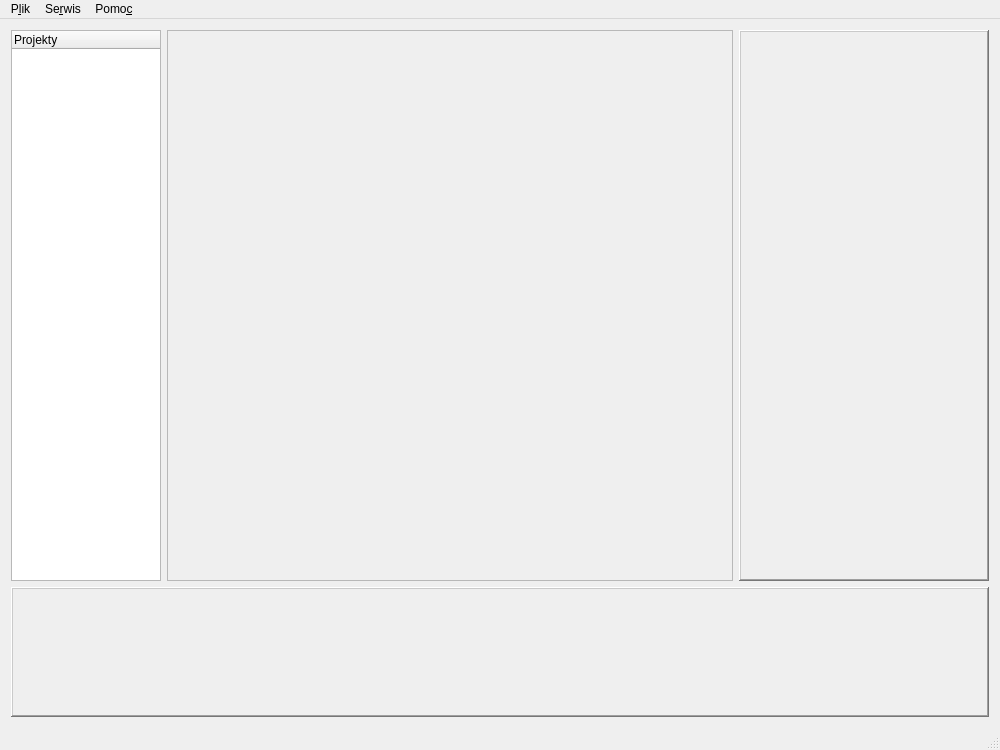
<?xml version="1.0" encoding="UTF-8"?>
<ui version="4.0">
 <class>GlowneOkno</class>
 <widget class="QMainWindow" name="GlowneOkno">
  <property name="geometry">
   <rect>
    <x>0</x>
    <y>0</y>
    <width>1000</width>
    <height>750</height>
   </rect>
  </property>
  <property name="sizePolicy">
   <sizepolicy hsizetype="Fixed" vsizetype="Fixed">
    <horstretch>0</horstretch>
    <verstretch>0</verstretch>
   </sizepolicy>
  </property>
  <property name="minimumSize">
   <size>
    <width>1000</width>
    <height>700</height>
   </size>
  </property>
  <property name="windowTitle">
   <string>GlowneOkno</string>
  </property>
  <widget class="QWidget" name="centralWidget">
   <property name="sizePolicy">
    <sizepolicy hsizetype="Fixed" vsizetype="Fixed">
     <horstretch>0</horstretch>
     <verstretch>0</verstretch>
    </sizepolicy>
   </property>
   <layout class="QGridLayout" name="gridLayout">
    <item row="0" column="0">
     <widget class="QTreeWidget" name="treeWidget">
      <property name="minimumSize">
       <size>
        <width>50</width>
        <height>0</height>
       </size>
      </property>
      <property name="maximumSize">
       <size>
        <width>150</width>
        <height>16777215</height>
       </size>
      </property>
      <column>
       <property name="text">
        <string>Projekty</string>
       </property>
      </column>
     </widget>
    </item>
    <item row="1" column="0" colspan="4">
     <widget class="QFrame" name="frWyniki">
      <property name="sizePolicy">
       <sizepolicy hsizetype="Preferred" vsizetype="Preferred">
        <horstretch>0</horstretch>
        <verstretch>0</verstretch>
       </sizepolicy>
      </property>
      <property name="minimumSize">
       <size>
        <width>900</width>
        <height>130</height>
       </size>
      </property>
      <property name="frameShape">
       <enum>QFrame::WinPanel</enum>
      </property>
      <property name="frameShadow">
       <enum>QFrame::Raised</enum>
      </property>
      <property name="lineWidth">
       <number>2</number>
      </property>
      <layout class="QHBoxLayout" name="horizontalLayoutWyniki" stretch="0,0,0">
       <property name="spacing">
        <number>2</number>
       </property>
       <property name="leftMargin">
        <number>2</number>
       </property>
       <property name="topMargin">
        <number>2</number>
       </property>
       <property name="rightMargin">
        <number>2</number>
       </property>
       <property name="bottomMargin">
        <number>2</number>
       </property>
       <item>
        <spacer name="horizontalSpacer_1">
         <property name="orientation">
          <enum>Qt::Horizontal</enum>
         </property>
         <property name="sizeHint" stdset="0">
          <size>
           <width>40</width>
           <height>20</height>
          </size>
         </property>
        </spacer>
       </item>
       <item>
        <widget class="CzujnikiAnalogoweOkno" name="widget" native="true"/>
       </item>
       <item>
        <spacer name="horizontalSpacer_2">
         <property name="orientation">
          <enum>Qt::Horizontal</enum>
         </property>
         <property name="sizeHint" stdset="0">
          <size>
           <width>40</width>
           <height>20</height>
          </size>
         </property>
        </spacer>
       </item>
      </layout>
     </widget>
    </item>
    <item row="0" column="3">
     <widget class="OknoStatusowe" name="frCzujniki">
      <property name="sizePolicy">
       <sizepolicy hsizetype="Fixed" vsizetype="Preferred">
        <horstretch>0</horstretch>
        <verstretch>0</verstretch>
       </sizepolicy>
      </property>
      <property name="minimumSize">
       <size>
        <width>120</width>
        <height>450</height>
       </size>
      </property>
      <property name="maximumSize">
       <size>
        <width>250</width>
        <height>1024</height>
       </size>
      </property>
      <property name="frameShape">
       <enum>QFrame::WinPanel</enum>
      </property>
      <property name="frameShadow">
       <enum>QFrame::Raised</enum>
      </property>
      <property name="lineWidth">
       <number>3</number>
      </property>
     </widget>
    </item>
    <item row="0" column="1" colspan="2">
     <widget class="QFrame" name="frObszarRoboczy">
      <property name="frameShape">
       <enum>QFrame::StyledPanel</enum>
      </property>
      <property name="frameShadow">
       <enum>QFrame::Raised</enum>
      </property>
      <layout class="QVBoxLayout" name="verticalLayoutObszarRoboczy">
       <property name="spacing">
        <number>0</number>
       </property>
       <property name="leftMargin">
        <number>0</number>
       </property>
       <property name="topMargin">
        <number>0</number>
       </property>
       <property name="rightMargin">
        <number>0</number>
       </property>
       <property name="bottomMargin">
        <number>0</number>
       </property>
       <item>
        <widget class="QStackedWidget" name="stackedWidget">
         <property name="currentIndex">
          <number>1</number>
         </property>
         <widget class="ProjektWidget" name="Projekt"/>
         <widget class="QWidget" name="TestyForm">
          <layout class="QVBoxLayout" name="verticalLayout">
           <item>
            <widget class="QStackedWidget" name="testyStackedWidget"/>
           </item>
          </layout>
         </widget>
        </widget>
       </item>
      </layout>
     </widget>
    </item>
   </layout>
  </widget>
  <widget class="QMenuBar" name="menuBar">
   <property name="geometry">
    <rect>
     <x>0</x>
     <y>0</y>
     <width>1000</width>
     <height>22</height>
    </rect>
   </property>
   <widget class="QMenu" name="menuPlik">
    <property name="title">
     <string>P&amp;lik</string>
    </property>
    <addaction name="actionNowy_projekt"/>
    <addaction name="actionNowy_Test"/>
    <addaction name="separator"/>
    <addaction name="actionZapisz"/>
    <addaction name="separator"/>
    <addaction name="actionDodaj_zdj_cie"/>
    <addaction name="actionDodaj_film"/>
    <addaction name="separator"/>
    <addaction name="actionTw_rz_raport"/>
    <addaction name="separator"/>
    <addaction name="actionWyj_cie"/>
   </widget>
   <widget class="QMenu" name="menuSerwer">
    <property name="title">
     <string>Se&amp;rwis</string>
    </property>
    <widget class="QMenu" name="menuDataq_Card">
     <property name="title">
      <string>&amp;Dataq Card</string>
     </property>
     <widget class="QMenu" name="menuPodgl_d_wej">
      <property name="title">
       <string>&amp;Podgląd wejść</string>
      </property>
     </widget>
     <widget class="QMenu" name="menuWyzwalanie_wyj">
      <property name="title">
       <string>&amp;Wyzwalanie wyjść</string>
      </property>
     </widget>
     <addaction name="actionUstawienia_sygna_w"/>
     <addaction name="menuPodgl_d_wej"/>
     <addaction name="menuWyzwalanie_wyj"/>
     <addaction name="actionParametry_rejestracji_ci_nienia"/>
    </widget>
    <addaction name="menuDataq_Card"/>
    <addaction name="actionDozownik"/>
   </widget>
   <widget class="QMenu" name="menuPomoc">
    <property name="title">
     <string>Pomo&amp;c</string>
    </property>
    <addaction name="actionInstrukcja"/>
   </widget>
   <addaction name="menuPlik"/>
   <addaction name="menuSerwer"/>
   <addaction name="menuPomoc"/>
  </widget>
  <widget class="QStatusBar" name="statusBar"/>
  <action name="actionNowy_projekt">
   <property name="text">
    <string>&amp;Nowy projekt</string>
   </property>
  </action>
  <action name="actionNowy_Test">
   <property name="text">
    <string>N&amp;owy Test</string>
   </property>
  </action>
  <action name="actionZapisz">
   <property name="text">
    <string>&amp;Zapisz</string>
   </property>
  </action>
  <action name="actionDodaj_zdj_cie">
   <property name="text">
    <string>&amp;Dodaj zdjęcie</string>
   </property>
  </action>
  <action name="actionDodaj_film">
   <property name="text">
    <string>Dodaj &amp;film</string>
   </property>
  </action>
  <action name="actionTw_rz_raport">
   <property name="text">
    <string>&amp;Twórz raport</string>
   </property>
  </action>
  <action name="actionWyj_cie">
   <property name="text">
    <string>&amp;Wyjście</string>
   </property>
  </action>
  <action name="actionDozownik">
   <property name="text">
    <string>D&amp;ozownik</string>
   </property>
  </action>
  <action name="actionInstrukcja">
   <property name="text">
    <string>&amp;Instrukcja</string>
   </property>
  </action>
  <action name="actionUstawienia_sygna_w">
   <property name="text">
    <string>&amp;Ustawienia sygnałów</string>
   </property>
  </action>
  <action name="actionParametry_rejestracji_ci_nienia">
   <property name="text">
    <string>Parametry &amp;rejestracji ciśnienia</string>
   </property>
  </action>
 </widget>
 <layoutdefault spacing="6" margin="11"/>
 <customwidgets>
  <customwidget>
   <class>CzujnikiAnalogoweOkno</class>
   <extends>QWidget</extends>
   <header>czujnikianalogoweokno.h</header>
   <container>1</container>
  </customwidget>
  <customwidget>
   <class>OknoStatusowe</class>
   <extends>QFrame</extends>
   <header>oknostatusowe.h</header>
   <container>1</container>
  </customwidget>
  <customwidget>
   <class>ProjektWidget</class>
   <extends>QWidget</extends>
   <header>projektwidget.h</header>
   <container>1</container>
  </customwidget>
 </customwidgets>
 <resources/>
 <connections/>
</ui>
